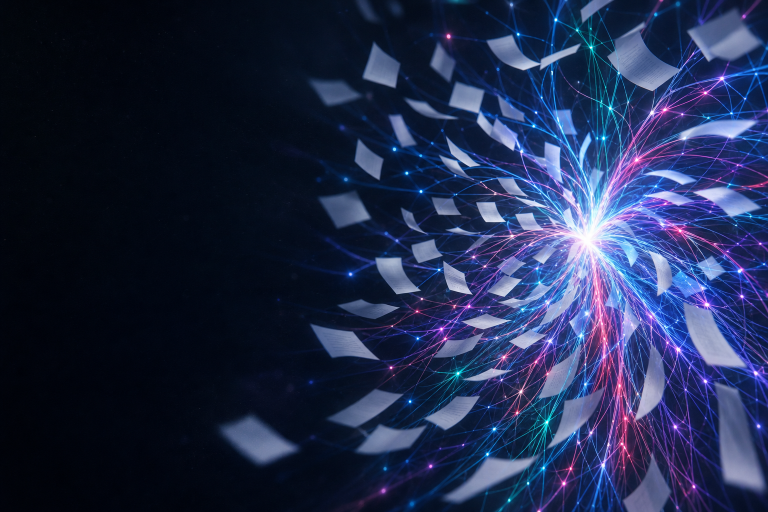
#> input picture assets/opener/opener.png, 1536 x 1024 px (shown at 1/2 size)
$ python -i thumbs.py   (imports and definitions only)
#> lines starting #> are read from the running program, lines starting #| are printed output that depends on the picture
#> further down, picture is the input picture: PIL image 1536x1024 RGB; mean R, G, B 32.2, 42.5, 75.6
"""Thumbnail layouts.

A thumbnail is not a slide. A slide is read at full size for ten seconds; a
thumbnail is read at roughly 320x180 in a crowded feed, in under a second. That
changes what "good" means:

- **Fill the frame.** The Stage 9 thumbnail letterboxes the figure into a card,
  so a wide figure leaves half the card empty and the frame reads as mostly
  background. Every layout here uses `cover` (resize to fill, crop the overflow)
  instead of `fit`, which is what CSS `object-fit: cover` does and what every
  thumbnail that works does.
- **Fewer, larger words.** Type starts far larger than on a slide and shrinks
  only as far as it must.
- **Contrast under the text.** Type over an image needs a scrim or it dies
  against a light patch of figure.

Each layout is `(ctx, text, figure, kicker) -> Image`, the same signature as the
existing `slides.thumbnail`, so any of them can drop into Stage 9. `LAYOUTS` maps
a config name to one.
"""

from __future__ import annotations

import logging
import re
from pathlib import Path

from PIL import Image, ImageDraw, ImageEnhance, ImageFilter

from .panels import find_panels
from .slides import (
	_BOLD,
	ACCENT,
	BG,
	CARD,
	DIM,
	FG,
	SlideContext,
	block_height,
	bold,
	draw_lines,
	fit_text,
)

log = logging.getLogger(__name__)


# --- image helpers -----------------------------------------------------------


# [19 lines left out: function load_figure, not called in this run]


def focal_point(img: Image.Image, grid: int = 64) -> tuple[float, float]:
	"""Where the content of a figure actually is, as (x, y) fractions.

	A blind centre-crop is wrong for paper figures often enough to matter: the
	first attempt at these layouts cropped the annotation off a robotics figure -
	the annotation being the entire subject of the paper - and beheaded the person
	in the frame. Both are the same bug, which is assuming the interesting part is
	in the middle.

	The heuristic is edge energy: run an edge filter over a small copy and take the
	centroid of what lights up. Plots concentrate energy on the data rather than
	the whitespace, photos on the subject rather than the wall. A uniformly busy
	image lands back at the centre, which is the right default anyway.
	"""
#> called with grid = 64
	try:
		small = img.convert("L").resize((grid, grid), Image.BILINEAR)
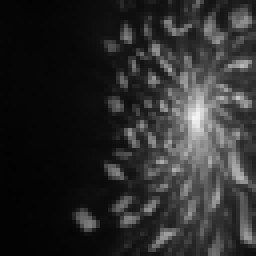
#> small: PIL image 64x64 L (shown 4 times larger); min 3, max 243, mean 43.2
		# The filter fires on the frame border itself; drop it before measuring.
		edges = small.filter(ImageFilter.FIND_EDGES).crop((1, 1, grid - 1, grid - 1))
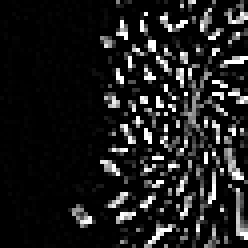
#> edges: PIL image 62x62 L (shown 4 times larger); min 0, max 255, mean 29.6
	except Exception:
		return 0.5, 0.5

	px = list(edges.getdata())
#> px = 3844 values, max 255 at index 288, min 0 at index 0, mean 29.59
	side = grid - 2
	total = sum(px)
#> total = 113739
	if total <= 0:
		return 0.5, 0.5
	sx = sum(v * (i % side) for i, v in enumerate(px))
#> sx = 4919965
	sy = sum(v * (i // side) for i, v in enumerate(px))
#> sy = 3551263
	return (sx / total) / (side - 1), (sy / total) / (side - 1)


# [103 lines left out: functions cover, retained_fraction, place, scrim, _kicker, _headline, not called in this run]


def _measure(d: ImageDraw.ImageDraw, ctx: SlideContext, text: str, max_w, max_h, start=168):
	font, lines = fit_text(d, text or "", _BOLD, max_w, max_h, start=ctx.scaled(start))
	return font, lines, block_height(lines, font, 1.08)


# --- layouts -----------------------------------------------------------------


# [112 lines left out: functions split, full_bleed, banner, type_only, not called in this run]


LAYOUTS = {
	"split": split,
	"full_bleed": full_bleed,
	"banner": banner,
	"type_only": type_only,
}


# --- hero: the D50 thumbnail ---------------------------------------------------

# Appended to every thumbnail scene. The scene is the idea; this is the look,
# fixed so the channel's thumbnails read as one series (D52).
THUMB_STYLE = (
	"Bold, high-contrast 3D illustration for a YouTube thumbnail, glossy stylised "
	"characters, cinematic rim lighting in electric blue, mint, rose and violet on "
	"a deep navy background. One subject, large, filling the right 60% of the "
	"frame, with an expression readable at a tiny size. The left 40% is darker and "
	"simpler, for overlaid text. Absolutely no text, letters, numbers, logos, "
	"charts, graphs, screens with writing, real products or real people."
)

_NUMBER = re.compile(r"^\s*([~<>]?\d[\d,.]*\s?(?:%|x|\u00d7|X)?)\s+(.*)$")


# [201 lines left out: functions parse_hook, _fit_words, hero, _draw_hook, illustrated, preview_sheet, not called in this run]

>>> from PIL import Image
>>> picture = Image.open('../../assets/opener/opener.png')
>>> result = focal_point(picture)
#> result = (0.709, 0.512)
